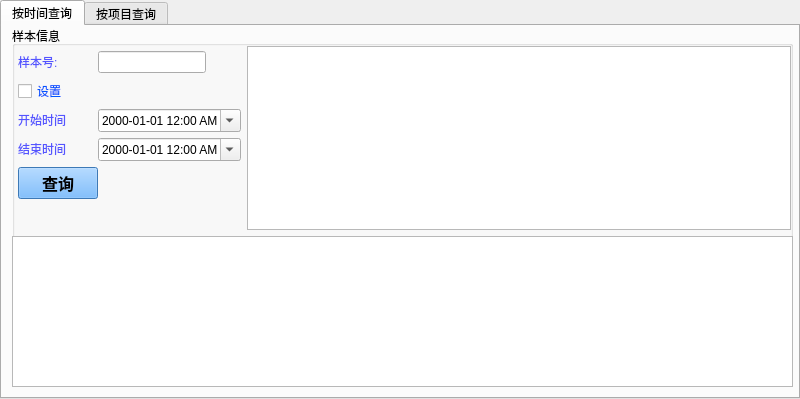
<?xml version="1.0" encoding="UTF-8"?>
<ui version="4.0">
 <class>queryDialog</class>
 <widget class="QTabWidget" name="queryDialog">
  <property name="geometry">
   <rect>
    <x>0</x>
    <y>0</y>
    <width>800</width>
    <height>399</height>
   </rect>
  </property>
  <property name="windowTitle">
   <string>TabWidget</string>
  </property>
  <property name="currentIndex">
   <number>0</number>
  </property>
  <widget class="QWidget" name="tab">
   <attribute name="title">
    <string>按时间查询</string>
   </attribute>
   <widget class="QGroupBox" name="groupBox_4">
    <property name="geometry">
     <rect>
      <x>10</x>
      <y>0</y>
      <width>781</width>
      <height>361</height>
     </rect>
    </property>
    <property name="title">
     <string>样本信息</string>
    </property>
    <widget class="QTableView" name="tableView_TestResult">
     <property name="geometry">
      <rect>
       <x>0</x>
       <y>210</y>
       <width>781</width>
       <height>151</height>
      </rect>
     </property>
    </widget>
    <widget class="QWidget" name="verticalLayoutWidget_3">
     <property name="geometry">
      <rect>
       <x>0</x>
       <y>20</y>
       <width>779</width>
       <height>184</height>
      </rect>
     </property>
     <layout class="QHBoxLayout" name="horizontalLayout_2">
      <item>
       <layout class="QFormLayout" name="formLayout">
        <property name="sizeConstraint">
         <enum>QLayout::SetDefaultConstraint</enum>
        </property>
        <property name="fieldGrowthPolicy">
         <enum>QFormLayout::FieldsStayAtSizeHint</enum>
        </property>
        <property name="horizontalSpacing">
         <number>0</number>
        </property>
        <property name="leftMargin">
         <number>6</number>
        </property>
        <property name="topMargin">
         <number>5</number>
        </property>
        <property name="rightMargin">
         <number>0</number>
        </property>
        <property name="bottomMargin">
         <number>0</number>
        </property>
        <item row="0" column="0">
         <widget class="QLabel" name="label">
          <property name="styleSheet">
           <string notr="true">font: 11pt &quot;Vemana2000&quot;;</string>
          </property>
          <property name="text">
           <string>&lt;html&gt;&lt;head/&gt;&lt;body&gt;&lt;p&gt;&lt;span style=&quot; color:#5555ff;&quot;&gt;样本号:&lt;/span&gt;&lt;/p&gt;&lt;/body&gt;&lt;/html&gt;</string>
          </property>
         </widget>
        </item>
        <item row="0" column="1">
         <widget class="QLineEdit" name="edt_query_SampleNo">
          <property name="sizePolicy">
           <sizepolicy hsizetype="Minimum" vsizetype="Fixed">
            <horstretch>0</horstretch>
            <verstretch>0</verstretch>
           </sizepolicy>
          </property>
         </widget>
        </item>
        <item row="1" column="0">
         <widget class="QCheckBox" name="ck_query_setting">
          <property name="styleSheet">
           <string notr="true">color: rgb(0, 85, 255);
font: 11pt &quot;Vemana2000&quot;;</string>
          </property>
          <property name="text">
           <string>设置</string>
          </property>
         </widget>
        </item>
        <item row="2" column="0">
         <widget class="QLabel" name="label_2">
          <property name="styleSheet">
           <string notr="true">color: rgb(0, 85, 255);
font: 11pt &quot;Vemana2000&quot;;</string>
          </property>
          <property name="text">
           <string>&lt;html&gt;&lt;head/&gt;&lt;body&gt;&lt;p&gt;&lt;span style=&quot; color:#5555ff;&quot;&gt;开始时间&lt;/span&gt;&lt;/p&gt;&lt;/body&gt;&lt;/html&gt;</string>
          </property>
         </widget>
        </item>
        <item row="2" column="1">
         <widget class="QDateTimeEdit" name="dt_query_Start">
          <property name="dateTime">
           <datetime>
            <hour>0</hour>
            <minute>0</minute>
            <second>0</second>
            <year>2000</year>
            <month>1</month>
            <day>1</day>
           </datetime>
          </property>
          <property name="displayFormat">
           <string>yyyy-MM-dd h:mm AP</string>
          </property>
          <property name="calendarPopup">
           <bool>true</bool>
          </property>
         </widget>
        </item>
        <item row="3" column="0">
         <widget class="QLabel" name="label_3">
          <property name="styleSheet">
           <string notr="true">color: rgb(0, 85, 255);
font: 11pt &quot;Vemana2000&quot;;</string>
          </property>
          <property name="text">
           <string>&lt;html&gt;&lt;head/&gt;&lt;body&gt;&lt;p&gt;&lt;span style=&quot; color:#5555ff;&quot;&gt;结束时间&lt;/span&gt;&lt;/p&gt;&lt;/body&gt;&lt;/html&gt;</string>
          </property>
         </widget>
        </item>
        <item row="3" column="1">
         <widget class="QDateTimeEdit" name="dt_query_End">
          <property name="displayFormat">
           <string>yyyy-MM-dd h:mm AP</string>
          </property>
          <property name="calendarPopup">
           <bool>true</bool>
          </property>
         </widget>
        </item>
        <item row="4" column="0">
         <widget class="QPushButton" name="btn_query_date">
          <property name="font">
           <font>
            <family>WenQuanYi Zen Hei</family>
            <pointsize>12</pointsize>
            <weight>75</weight>
            <bold>true</bold>
           </font>
          </property>
          <property name="cursor">
           <cursorShape>PointingHandCursor</cursorShape>
          </property>
          <property name="styleSheet">
           <string notr="true">background-color: rgb(85, 170, 255);</string>
          </property>
          <property name="text">
           <string>查询</string>
          </property>
          <property name="icon">
           <iconset resource="rc.qrc">
            <normaloff>:/image/Query.png</normaloff>:/image/Query.png</iconset>
          </property>
          <property name="iconSize">
           <size>
            <width>32</width>
            <height>32</height>
           </size>
          </property>
         </widget>
        </item>
       </layout>
      </item>
      <item>
       <widget class="QTableView" name="tablevew_Patient">
        <property name="styleSheet">
         <string notr="true">alternate-background-color: rgb(255, 170, 0);
color: rgb(0, 0, 255);
font: 63 11pt &quot;Ubuntu&quot;;</string>
        </property>
       </widget>
      </item>
     </layout>
    </widget>
   </widget>
  </widget>
  <widget class="QWidget" name="tab1">
   <attribute name="title">
    <string>按项目查询</string>
   </attribute>
   <widget class="QWidget" name="horizontalLayoutWidget">
    <property name="geometry">
     <rect>
      <x>0</x>
      <y>10</y>
      <width>791</width>
      <height>271</height>
     </rect>
    </property>
    <layout class="QHBoxLayout" name="horizontalLayout">
     <item>
      <widget class="QGroupBox" name="groupBox">
       <property name="title">
        <string>查询条件</string>
       </property>
       <widget class="QComboBox" name="cb_ItemName">
        <property name="geometry">
         <rect>
          <x>70</x>
          <y>26</y>
          <width>175</width>
          <height>31</height>
         </rect>
        </property>
       </widget>
       <widget class="QLabel" name="label_4">
        <property name="geometry">
         <rect>
          <x>0</x>
          <y>30</y>
          <width>60</width>
          <height>27</height>
         </rect>
        </property>
        <property name="styleSheet">
         <string notr="true">color: rgb(0, 85, 255);
font: 11pt &quot;Vemana2000&quot;;</string>
        </property>
        <property name="text">
         <string>&lt;html&gt;&lt;head/&gt;&lt;body&gt;&lt;p&gt;&lt;span style=&quot; color:#5555ff;&quot;&gt;项目名称&lt;/span&gt;&lt;/p&gt;&lt;/body&gt;&lt;/html&gt;</string>
        </property>
       </widget>
       <widget class="QDateTimeEdit" name="dt_query_Start_2">
        <property name="geometry">
         <rect>
          <x>70</x>
          <y>70</y>
          <width>175</width>
          <height>27</height>
         </rect>
        </property>
        <property name="dateTime">
         <datetime>
          <hour>0</hour>
          <minute>0</minute>
          <second>0</second>
          <year>2000</year>
          <month>1</month>
          <day>1</day>
         </datetime>
        </property>
        <property name="displayFormat">
         <string>yyyy-MM-dd h:mm AP</string>
        </property>
        <property name="calendarPopup">
         <bool>true</bool>
        </property>
       </widget>
       <widget class="QLabel" name="label_5">
        <property name="geometry">
         <rect>
          <x>4</x>
          <y>70</y>
          <width>60</width>
          <height>27</height>
         </rect>
        </property>
        <property name="styleSheet">
         <string notr="true">color: rgb(0, 85, 255);
font: 11pt &quot;Vemana2000&quot;;</string>
        </property>
        <property name="text">
         <string>&lt;html&gt;&lt;head/&gt;&lt;body&gt;&lt;p&gt;&lt;span style=&quot; color:#5555ff;&quot;&gt;开始时间&lt;/span&gt;&lt;/p&gt;&lt;/body&gt;&lt;/html&gt;</string>
        </property>
       </widget>
       <widget class="QDateTimeEdit" name="dt_query_End_2">
        <property name="geometry">
         <rect>
          <x>70</x>
          <y>110</y>
          <width>175</width>
          <height>31</height>
         </rect>
        </property>
        <property name="displayFormat">
         <string>yyyy-MM-dd h:mm AP</string>
        </property>
        <property name="calendarPopup">
         <bool>true</bool>
        </property>
       </widget>
       <widget class="QLabel" name="label_6">
        <property name="geometry">
         <rect>
          <x>4</x>
          <y>110</y>
          <width>60</width>
          <height>27</height>
         </rect>
        </property>
        <property name="styleSheet">
         <string notr="true">color: rgb(0, 85, 255);
font: 11pt &quot;Vemana2000&quot;;</string>
        </property>
        <property name="text">
         <string>&lt;html&gt;&lt;head/&gt;&lt;body&gt;&lt;p&gt;&lt;span style=&quot; color:#5555ff;&quot;&gt;结束时间&lt;/span&gt;&lt;/p&gt;&lt;/body&gt;&lt;/html&gt;</string>
        </property>
       </widget>
       <widget class="QPushButton" name="btn_ItemQuery">
        <property name="geometry">
         <rect>
          <x>110</x>
          <y>190</y>
          <width>131</width>
          <height>51</height>
         </rect>
        </property>
        <property name="font">
         <font>
          <family>WenQuanYi Zen Hei</family>
          <pointsize>12</pointsize>
          <weight>75</weight>
          <bold>true</bold>
         </font>
        </property>
        <property name="cursor">
         <cursorShape>PointingHandCursor</cursorShape>
        </property>
        <property name="styleSheet">
         <string notr="true">background-color: rgb(85, 170, 255);</string>
        </property>
        <property name="text">
         <string>查询</string>
        </property>
        <property name="icon">
         <iconset resource="rc.qrc">
          <normaloff>:/image/Query.png</normaloff>:/image/Query.png</iconset>
        </property>
        <property name="iconSize">
         <size>
          <width>32</width>
          <height>32</height>
         </size>
        </property>
       </widget>
      </widget>
     </item>
     <item>
      <widget class="QGroupBox" name="groupBox_5">
       <property name="title">
        <string>样本信息</string>
       </property>
       <widget class="QTableView" name="tbView_SampleResult">
        <property name="geometry">
         <rect>
          <x>0</x>
          <y>20</y>
          <width>381</width>
          <height>241</height>
         </rect>
        </property>
        <property name="styleSheet">
         <string notr="true">alternate-background-color: rgb(255, 170, 0);
color: rgb(0, 0, 255);
font: 63 11pt &quot;Ubuntu&quot;;</string>
        </property>
       </widget>
      </widget>
     </item>
    </layout>
   </widget>
  </widget>
 </widget>
 <resources>
  <include location="rc.qrc"/>
 </resources>
 <connections/>
</ui>
